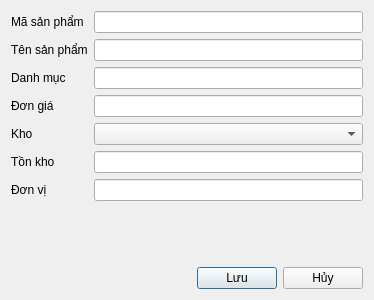
<?xml version="1.0" encoding="UTF-8"?>
<ui version="4.0">
 <class>hopThoaiMacDinh</class>
 <widget class="QDialog" name="hopThoaiMacDinh">
  <property name="geometry">
   <rect>
    <x>0</x>
    <y>0</y>
    <width>374</width>
    <height>300</height>
   </rect>
  </property>
  <property name="windowTitle">
   <string>Dialog</string>
  </property>
  <layout class="QVBoxLayout" name="verticalLayout">
   <item>
    <layout class="QFormLayout" name="formLayout">
     <item row="0" column="0">
      <widget class="QLabel" name="labelID">
       <property name="text">
        <string>Mã sản phẩm</string>
       </property>
      </widget>
     </item>
     <item row="0" column="1">
      <widget class="QLineEdit" name="txtMaSP">
       <property name="readOnly">
        <bool>true</bool>
       </property>
      </widget>
     </item>
     <item row="1" column="0">
      <widget class="QLabel" name="labelName">
       <property name="text">
        <string>Tên sản phẩm</string>
       </property>
      </widget>
     </item>
     <item row="1" column="1">
      <widget class="QLineEdit" name="txtTenSP">
       <property name="readOnly">
        <bool>true</bool>
       </property>
      </widget>
     </item>
     <item row="2" column="0">
      <widget class="QLabel" name="labelCategory">
       <property name="text">
        <string>Danh mục</string>
       </property>
      </widget>
     </item>
     <item row="2" column="1">
      <widget class="QLineEdit" name="txtDanhMuc">
       <property name="readOnly">
        <bool>true</bool>
       </property>
      </widget>
     </item>
     <item row="3" column="0">
      <widget class="QLabel" name="labelPrice">
       <property name="text">
        <string>Đơn giá</string>
       </property>
      </widget>
     </item>
     <item row="3" column="1">
      <widget class="QLineEdit" name="txtDonGia">
       <property name="readOnly">
        <bool>true</bool>
       </property>
      </widget>
     </item>
     <item row="5" column="0">
      <widget class="QLabel" name="labelQuantity">
       <property name="text">
        <string>Tồn kho</string>
       </property>
      </widget>
     </item>
     <item row="5" column="1">
      <widget class="QLineEdit" name="txtTonKho">
       <property name="readOnly">
        <bool>true</bool>
       </property>
      </widget>
     </item>
     <item row="6" column="0">
      <widget class="QLabel" name="labelUnit">
       <property name="text">
        <string>Đơn vị</string>
       </property>
      </widget>
     </item>
     <item row="6" column="1">
      <widget class="QLineEdit" name="txtDonVi">
       <property name="readOnly">
        <bool>true</bool>
       </property>
      </widget>
     </item>
     <item row="4" column="1">
      <widget class="QComboBox" name="cbbKhoSB">
       <item>
        <property name="text">
         <string/>
        </property>
       </item>
       <item>
        <property name="text">
         <string>Kho Tân Bình</string>
        </property>
       </item>
       <item>
        <property name="text">
         <string>Kho Thủ Đức </string>
        </property>
       </item>
       <item>
        <property name="text">
         <string>Kho Bình Tân </string>
        </property>
       </item>
       <item>
        <property name="text">
         <string>Kho Tổng Củ Chi</string>
        </property>
       </item>
      </widget>
     </item>
     <item row="4" column="0">
      <widget class="QLabel" name="label">
       <property name="text">
        <string>Kho</string>
       </property>
      </widget>
     </item>
    </layout>
   </item>
   <item>
    <layout class="QHBoxLayout">
     <item>
      <spacer name="horizontalSpacer">
       <property name="orientation">
        <enum>Qt::Horizontal</enum>
       </property>
       <property name="sizeHint" stdset="0">
        <size>
         <width>13</width>
         <height>13</height>
        </size>
       </property>
      </spacer>
     </item>
     <item>
      <widget class="QPushButton" name="btnLuu">
       <property name="text">
        <string>Lưu</string>
       </property>
      </widget>
     </item>
     <item>
      <widget class="QPushButton" name="btnHuy">
       <property name="text">
        <string>Hủy</string>
       </property>
      </widget>
     </item>
    </layout>
   </item>
  </layout>
 </widget>
 <resources/>
 <connections/>
</ui>
